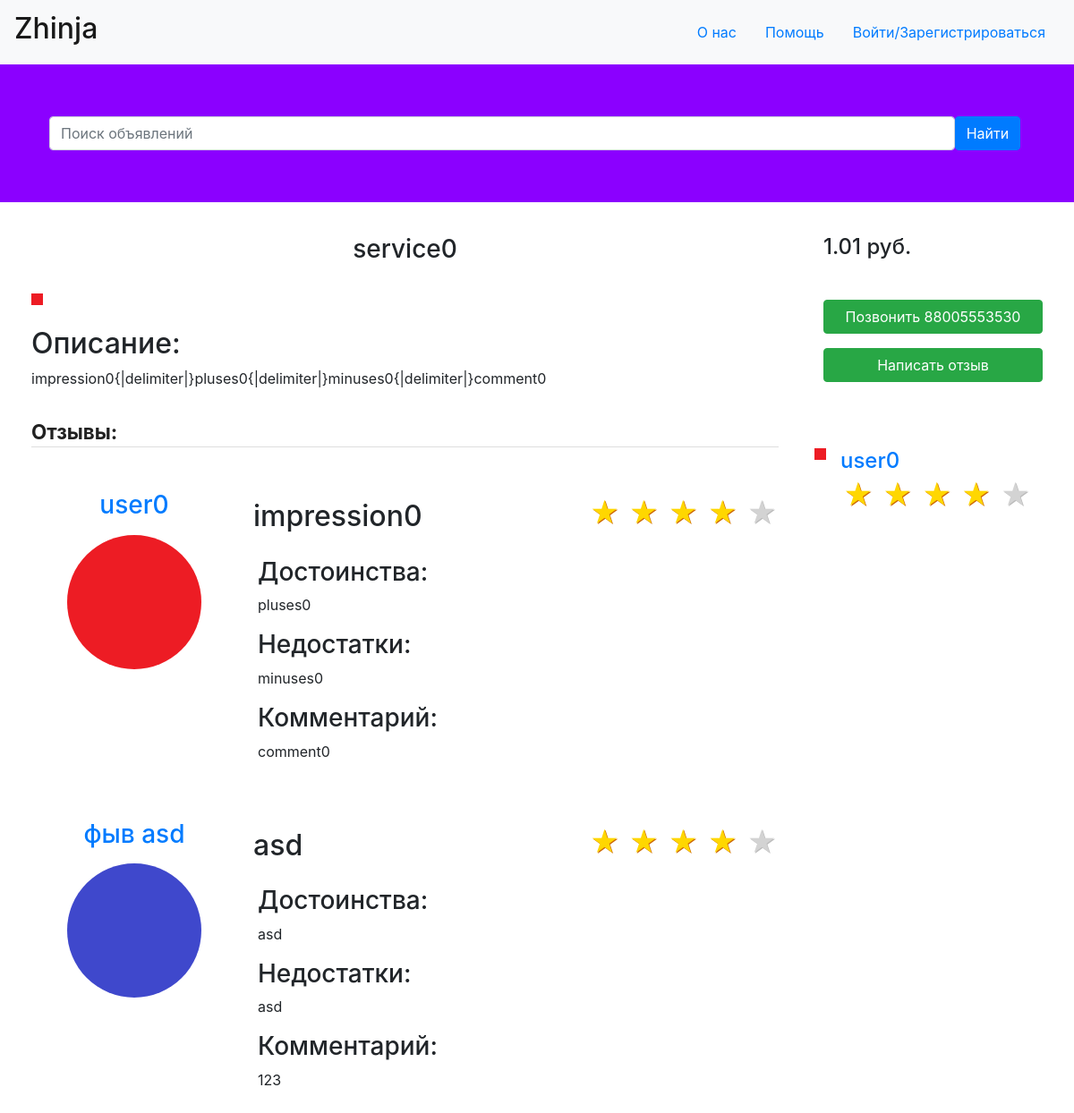
The page /service/0 on the database its author committed.
### tables this page shows
CREATE TABLE "service"
(
	id integer not null
		constraint service_pk
			primary key autoincrement,
	user_id integer not null
		references user,
	name text not null,
	description_id integer not null
		references description,
	price real not null
);

CREATE TABLE "description"
(
	id integer default 0 not null
		constraint description_pk
			primary key autoincrement,
	description text not null,
	images_id integer
		references images (out_id)
);

CREATE TABLE "user"
(
	id integer not null
		constraint user_pk
			primary key autoincrement,
	status_id integer default 1 not null
		references status,
	phone text not null,
	password text not null,
	name text not null,
	image_id integer
		constraint user_images_id_fk
			references images
);

### routes.py (the view)
@application.route('/service/<int:service_id>', methods=["GET", "POST"])
def service(service_id: int):
    if request.method == "POST" and request.form.get("tel") and request.form.get("password"):
        user = sessions["main_database"].query(User) \
            .filter(User.phone == request.form.get("tel"), User.password == request.form.get("password")).first()
        if user:
            cookie["id"] = user.id
            return redirect(f'/profile/{user.id}')
    session = sessions["main_database"]
    searched = request.form.get("search_label")
    if searched:
        return redirect('/')
    service = session.query(Service) \
        .filter(Service.id == service_id).first()
    service_author = session.query(User) \
        .filter(User.id == service.user_id).first()
    service_author_image = session.query(Images) \
        .filter(Images.out_id == service_author.image_id).first()
    service_description = session.query(Description) \
        .filter(Description.id == service.description_id).first()
    service_description_images = session.query(Images) \
        .filter(Images.out_id == service_description.images_id).all()
    service_comments = session.query(Comment, Description) \
        .filter((Comment.service_id == service.id), (Description.id == Comment.description_id)).all()
    data = {
        "registered": False,
        "service": {
            "author": {
                "id": service_author.id,
                "name": service_author.name,
                "image": str(buffer_image(service_author_image.id, service_author_image.image)) + ".png",
                "phone": service_author.phone,
                "average_rating": 0
            },
            "id": service.id,
            "name": service.name,
            "price": service.price,
            "description": {
                "images": [str(buffer_image(image.id, image.image)) + ".png" for image in service_description_images],
                "description": {
                    "comment": service_description.description
                },
            },
            "comments": []
        }
    }
    average_rating = 0
    for comment, description in service_comments:
        author = session.query(User).filter(User.id == comment.user_id).first()
        author_image = session.query(Images).filter(Images.out_id == author.image_id).first()
        data["service"]["comments"].append({
            "id": comment.id,
            "author": {
                "id": author.id,
                "name": author.name,
                "image": str(buffer_image(author_image.id, author_image.image)) + ".png"
            },
            "description": {
                "images": [str(buffer_image(image.id, image.image)) + ".png" for image in
                           session.query(Images).filter(Images.id == description.images_id).all()],
                "description": {
                    "impression": description.description.split(delimiter)[0],
                    "pluses": description.description.split(delimiter)[1],
                    "minuses": description.description.split(delimiter)[2],
                    "comment": description.description.split(delimiter)[3]
                }
            },
            "rating": comment.rating
        })
        average_rating += comment.rating
    data["service"]["author"]["average_rating"] = average_rating / (
        len(data["service"]["comments"]) if len(data["service"]["comments"]) else 1)
    return render_template("service.html", data=data)

### declarations.py (called while the page is built)
def bytes_to_image(bytearr: bytes) -> Image:
    return Image.open(BytesIO(bytearr))

def buffer_image(id: int, bytearr: bytes) -> int:
    image = bytes_to_image(bytearr)
    image.save(f"static/images/{id}.png")
    return id

### templates/service.html (shortened to what this page needs)
<html lang="en">
  <head>
    <link rel="stylesheet" href="https://stackpath.bootstrapcdn.com/bootstrap/4.2.1/css/bootstrap.min.css">
    <link rel="stylesheet" href="https://maxcdn.bootstrapcdn.com/bootstrap/4.1.0/css/bootstrap.min.css">
      <link rel="stylesheet" type="text/css" href="{{url_for('static', filename='css/main.css') }}">
  </head>
  <body>
<header>
        <nav class="navbar navbar-light bg-light">
        <a class="navbar-brand" href="/"><h2>Zhinja</h2></a>
             <ul class="nav justify-content-right">
                <li class="nav-item">
                    <a class="nav-link" href="#From_us" data-toggle="modal">О нас</a>
                </li>
                <li class="nav-item">
                    <a class="nav-link" href="#Help" data-toggle="modal">Помощь</a>
                </li>
                {%if data["registred"]%}
                    <li class="nav-item">
                        <div class="container">
                            <div class="col-1-5">
                                <a href="profile"><img src={{url_for('static', filename='images/' + data["user"]["image"])}} class="rounded-circle z-depth-0" alt="avatar image" height="50" width="50" border-radius="50%"></a>
                            </div>
                        </div>
                    </li>
                {%else%}
                    <li class="nav-item">
                        <a class="nav-link" href="#Reg" data-toggle="modal">Войти/Зарегистрироваться</a>
                    </li>
                {%endif%}
            </ul>
        </nav>
    </header>
    <form class="headf" method="post">
        <div class="container">
            <div class="form-group">
            <div class="row-hea">
                <div class="col-1-3">
                    <div class="row">
                        <div class="col-11" style="padding-right: 0">
                            <div class="input-group">
                                <input type="search" class="form-control rounded my-5" placeholder="Поиск объявлений"
                                       aria-label="Search"
                                       aria-describedby="search-addon" name="search_label"/>
                            </div>
                        </div>
                        <div class="col-1" style="padding-left: 0">
                            <button type="submit" class="btn btn-primary my-5">Найти</button>
                        </div>
                    </div>
                </div>
            </div>
        </div>
        </div>
    </form>
    <div class="container-fluid" style="max-width: 1600px">
        <div class="row">
            <div class="col-md-9">
                <div class="row">
                    <div class="col-md-12">
                        <h3 class="text-center">
                            {{ data["service"]["name"] }}
                        </h3>
                    </div>
                </div>
                <div class="row my-1">
                    <div class="col-md-12">
                        <div class="carousel slide" id="serviceImages" data-ride="carousel">
                            <div class="carousel-inner">
                                {% for image in data['service']['description']['images'] %}
                                    <div class="carousel-item active">
                                        <img class="d-block" alt="image" src="{{ url_for('static', filename='images/' + image) }}" />
                                    </div>
                                {% endfor %}
                            </div>
                                <a class="carousel-control-prev" href="#serviceImages" data-slide="prev">
                                    <span class="carousel-control-prev-icon"></span>
                                  </a>
                                  <a class="carousel-control-next" href="#serviceImages" data-slide="next">
                                    <span class="carousel-control-next-icon"></span>
                                  </a>
                        </div>
                    </div>
                </div>
                <div class="row">
                    <div class="col-md-12">
                        <dl>
                            <dt>
                                <h2>
                                    Описание:
                                </h2>
                            </dt>
                            <dd>
                                {{ data["service"]["description"]["description"]["comment"] }}
                            </dd>
                        </dl>
                    </div>
                </div>
                <div class="row">
                    <div class="col-md-12">
                        <div class="comments">
                            <h2 class="title-comments">
                                Отзывы:
                            </h2>
                            <ul class="media-list">
                                {% for comment in data["service"]["comments"]%}
                                    <li class="media mt-5">
                                        <div class="media-left text-center">
                                            <a href='/profile/{{ comment["author"]["id"] }}'>
                                                <div class="author" style="max-width: 150px">
                                                    <h3>{{ comment["author"]["name"] }}</h3>
                                                </div>
                                                <img class="media-object rounded-circle z-depth-0 my-2" alt="avatar image" height="150" width="150" src="{{ url_for('static', filename='images/' + comment['author']['image']) }}">
                                            </a>
                                        </div>
                                        <div class="media-body ml-5 mr-5">
                                            <div class="media-left">
                                                <div class="row">
                                                    <div class="col-8">
                                                        <h2>{{ comment["description"]["description"]["impression"] }}</h2>
                                                    </div>
                                                    <div class="col-4">
                                                        <div class="rating-result">
                                                            {% for star in range(1, 6) %}
                                                                {% if star <= comment["rating"] %}
                                                                    <span class="active"></span>
                                                                {% else %}
                                                                    <span></span>
                                                                {% endif %}
                                                            {% endfor %}
                                                        </div>
                                                    </div>
                                                </div>
                                            </div>
                                            <div class="media-text col-12 text-justify">
                                                <h3 class="my-2">
                                                    Достоинства:
                                                </h3>
                                                <p>
                                                    {{ comment["description"]["description"]["pluses"] }}
                                                </p>
                                                <h3 class="my-2">
                                                    Недостатки:
                                                </h3>
                                                <p>
                                                    {{ comment["description"]["description"]["minuses"] }}
                                                </p>
                                                <h3 class="my-2">
                                                    Комментарий:
                                                </h3>
                                                <p>
                                                    {{ comment["description"]["description"]["comment"] }}
                                                </p>
                                            </div>
                                        </div>
                                    </li>
                                {% endfor %}
                            </ul>
                        </div>
                    </div>
                </div>
            </div>
            <div class="col-md-3">
                <div class="row">
                    <div class="col-md-12">
                        <h4>
                            {{ data["service"]["price"] }} руб.
                        </h4>
                    </div>
                </div>
                <div class="row my-3">
                    <div class="col-md-12">
                        <a href='tel: {{ data["service"]["author"]["phone"] }}'>
                            <button type="button" class="btn btn-success btn-block">
                                Позвонить {{ data["service"]["author"]["phone"] }}
                            </button>
                        </a>
                        <a href='/create_comment/{{ data["service"]["id"] }}'>
                           <button type="button" class="btn btn-success btn-block my-3">
                               Написать отзыв
                           </button>
                        </a>
                    </div>
                </div>
                <div class="media my-5" id="seller">
                    <img class="mr-3" alt="seller image" src="{{ url_for('static', filename='images/' + data['service']['author']['image']) }}" />
                    <div class="media-body">
                        <a class="mt-0" role="link" href='/profile/{{ data["service"]["author"]["id"] }}'>
                            <h4>
                                {{ data["service"]["author"]["name"] }}
                            </h4>
                        </a>
                        <div class="rating-result">
                            {% for star in range(1, 6) %}
                                {% if star <= data["service"]["author"]["average_rating"] %}
                                    <span class="active"></span>
                                {% else %}
                                    <span></span>
                                {% endif %}
                            {% endfor %}
                        </div>
                    </div>
                </div>
            </div>
        </div>
    </div>
  </body>
</html>

### static/css/main.css (style rules this page uses)
.media-text { margin-bottom: 0.25rem; }
.title-comments { font-size: 1.4rem; font-weight: bold; line-height: 1.5rem; color: rgba(0, 0, 0, .87); margin-bottom: 1rem; padding-bottom: .25rem; border-bottom: 1px solid rgba(34, 36, 38, .15); }
.rating-result { width: 265px; margin: 0 auto; }
.rating-result span { padding: 0; font-size: 32px; margin: 0 3px; line-height: 1; color: lightgrey; text-shadow: 1px 1px #bbb; }
.rating-result > span:before { content: '★'; }
.rating-result > span.active { color: gold; text-shadow: 1px 1px #c60; }
.headf { background: #8b00ff; }
.row { padding: 10px; }
.rating-result { width: 265px; }
.rating-result span { padding: 0; font-size: 32px; line-height: 1; color: lightgrey; text-shadow: 1px 1px #bbb; }

### rows shown on the page
service: service.name "service0", service.price "1.01"
description: service.description.description.comment "impression0{|delimiter|}pluses0{|delimiter|}minuses0{|delimiter|}comment0"
user: author.name "user0", service.author.phone "88005553530", service.author.name "user0"
user: author.name "фыв asd"

### other values the page prints
{{ comment["description"]["description"]["impression"] }} "impression0" "asd"
{{ comment["description"]["description"]["pluses"] }} "pluses0" "asd"
{{ comment["description"]["description"]["minuses"] }} "minuses0" "asd"
{{ comment["description"]["description"]["comment"] }} "comment0" "123"
